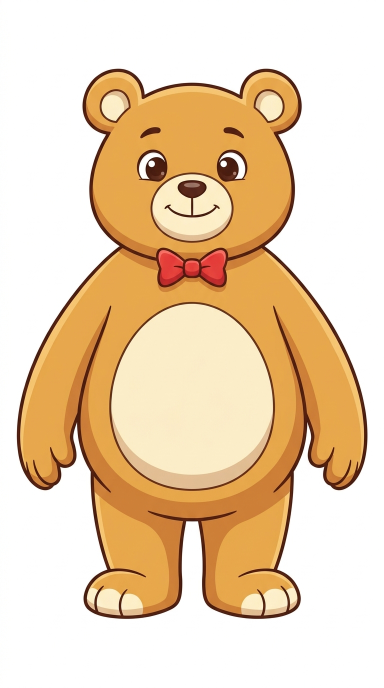
#> input picture cartoon2d/cast/bobo/source.png, 768 x 1376 px (shown at 1/2 size); its folder holds only this picture in this run
$ python -i sourcing.py   (imports and definitions only)
#> lines starting #> are read from the running program, lines starting #| are printed output that depends on the picture
"""Pictures and clips for pakMap that come from the app's existing Flow / stock / YouTube providers (Phase 8).

In the CSV, `asset_path` is a file as before, or `<source>:<what to find>` with the source named exactly like the other
styles name theirs: stock_image, stock_video, flow_image, flow_video, youtube_video.

    stock_image:Nairobi skyline at dusk
    flow_video:aerial of Lake Victoria at sunrise
    stock_image:Nairobi skyline|stock_image:Kenyan highlands      (a cross-fade is still `a|b`)

Each sourced reference becomes one row of the app's EXISTING Visual Plan table (a SceneRow with a scene number, an
asset_type and a prompt), so the user inspects and changes it there with the normal Retry / Change source / Skip / Local clip
actions. Assets are resolved by the existing AssetManager (video_generator.resolve_scene_assets) into one images folder and
remembered in its .asset_manifest.json, exactly like the other styles; a user's replacement is a manifest "user_override"
that survives re-runs, and nothing is downloaded or generated twice (a Flow picture costs credits). At render time each
picture is read back from that folder by scene number and swapped into the script, so the CSV is never edited.

Scene numbers: sourced references are numbered 1, 2, 3 ... in script order, one per use (the same text written twice is two
rows, so each use can be replaced on its own). Local-file references are not rows: they are the author's own choice.
"""

from __future__ import annotations

import difflib
import json
import re
from collections import OrderedDict
from dataclasses import dataclass, field
from pathlib import Path
from typing import Any, Callable, Dict, List, Optional, Sequence

KINDS = ("stock_image", "stock_video", "flow_image", "flow_video", "youtube_video")
FLOW_KINDS = ("flow_image", "flow_video")
MANIFEST = "manifest.json"
_PREFIX = re.compile(r"^([A-Za-z_]{3,20}):(?![\\/])(.*)$", re.S)


def split_parts(asset_path: str) -> List[str]:
    return [p.strip() for p in (asset_path or "").split("|") if p.strip()]


# [7 lines left out: function parse_spec, not called in this run]


def spec_key(kind: str, prompt: str) -> str:
    return f"{kind}:{' '.join(prompt.split())}"


# [7 lines left out: function misspelled_source, not called in this run]


@dataclass
class Occurrence:
    scene_number: int
    line: int  # CSV row number
    part: int  # index among the `|`-separated parts of that row's asset_path
    kind: str
    prompt: str
    layer: str = ""  # the layer type (pip, filmstrip, media_full)
    label: str = ""
    anchor: str = ""  # the narration words the layer is tied to
    uses_flow: bool = False

    @property
    def key(self) -> str:
        return spec_key(self.kind, self.prompt)

    # [20 lines left out: functions description, find_occurrences, not called in this run]


def scene_row_dicts(occurrences: Sequence[Occurrence]) -> List[Dict[str, str]]:
    """The CSV-row-shaped dicts the existing providers / SceneRow.from_csv_row expect."""
    return [{"scene_number": str(o.scene_number), "script_segment": o.description, "asset_type": o.kind, "prompt": o.prompt} for o in occurrences]


# [21 lines left out: functions media_for, _row_dict, not called in this run]


@dataclass
class FetchResult:
    paths: Dict[str, str] = field(default_factory=dict)  # scene number -> file
    missing: Dict[str, str] = field(default_factory=dict)  # scene number -> why
    skipped: List[str] = field(default_factory=list)  # scene numbers the author chose to skip
    reused: int = 0
    fetched: int = 0


# [97 lines left out: functions _record, fetch_scenes, not called in this run]


def panel_seams(path: "str | Path") -> List[int]:
    """x of each full-height straight vertical edge in a picture: an AI picture that came back as two or three panels side by side. [] for a normal picture (or one that cannot be read)."""
#> called with path = '../cartoon2d/cast/bobo/source.png'
    try:
        import numpy as np
        from PIL import Image

        g = np.asarray(Image.open(path).convert("L"), dtype=np.int16)
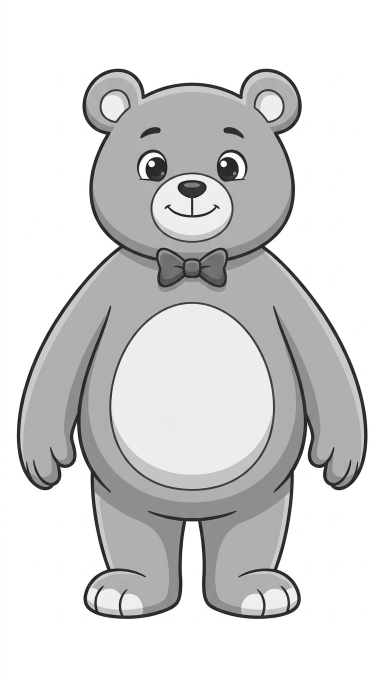
#> g: shape (1376, 768) int16 (shown at 1/2 size); min 16, max 255, mean 215.4
    except Exception:
        return []
    if g.ndim != 2 or g.shape[1] < 64:
        return []
    frac = (np.abs(np.diff(g, axis=1)) > 18).mean(axis=0)          # share of rows where the column changes sharply: about 1.0 on a panel border, under 0.5 on real edges
#> frac = 767 values, max 0.105 at index 188, min 0 at index 0, mean 0.0278
    margin = int(g.shape[1] * 0.04)
#> margin = 30
    frac[:margin] = 0
    frac[-margin:] = 0
    seams: List[int] = []
    for x in np.nonzero(frac > 0.9)[0]:
        if not seams or x - seams[-1] > 8:
            seams.append(int(x))
#> this loop made 0 passes
#> after the loop, seams = []
    return seams


def unpanel(path: "str | Path") -> bool:
    """A panelled picture is cut to its widest panel, cropped to the picture's own shape and saved over itself. -> True when it was changed."""
    seams = panel_seams(path)
#> seams = []
    if not seams:
        return False
    from PIL import Image

    img = Image.open(path).convert("RGB")
    w, h = img.size
    edges = [0] + seams + [w]
    a, b = max(zip(edges, edges[1:]), key=lambda e: e[1] - e[0])
    a, b = a + 4, b - 4                             # the border line itself stays out
    ch = min(h, int((b - a) * h / w))
    top = (h - ch) // 2
    img.crop((a, top, b, top + ch)).resize((w, h), Image.LANCZOS).save(path)
    return True


# [87 lines left out: functions _unpanel_pictures, _vet_period_pictures, _illustrate_missing, _report_unreported, _source_of, not called in this run]

>>> result = unpanel('../cartoon2d/cast/bobo/source.png')
